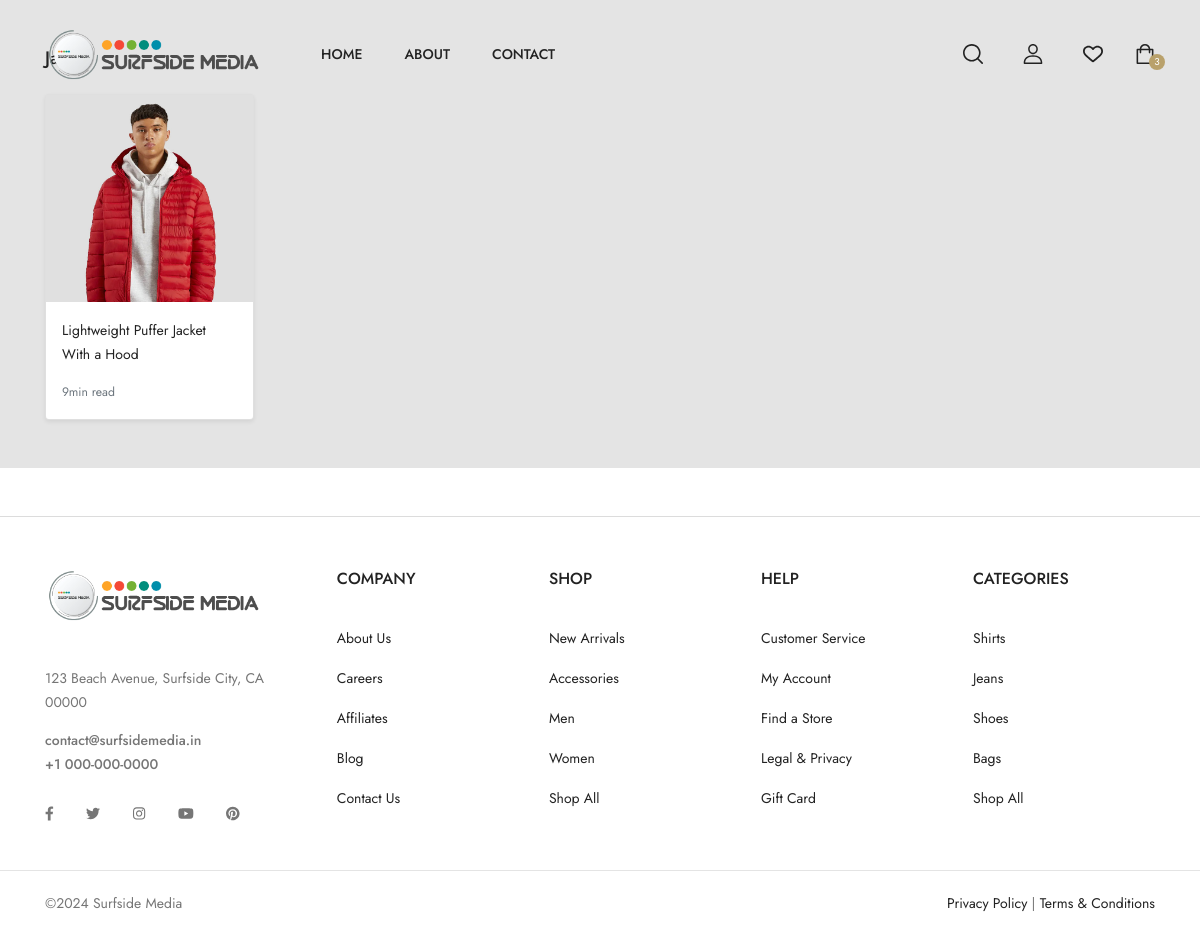
/search/jacket/, run on the app's committed database.
### store/models.py (models this page shows, shortened)
class Product(models.Model):
    category = models.ForeignKey(Category, related_name='product', on_delete=models.CASCADE)
    created_by = models.ForeignKey(User, on_delete=models.CASCADE, related_name='product_creator')
    title = models.CharField(max_length=255)
    author = models.CharField(max_length=255, default='admin')
    description = models.TextField(blank=True)
    image = models.ImageField(upload_to='images/')
    productdesc=models.TextField(blank=True)
    productadditonalinformation=models.TextField(blank=True)
    slug = models.SlugField(max_length=255)
    price = models.IntegerField(default=0)
    in_stock = models.BooleanField(default=True)
    is_active = models.BooleanField(default=True)
    created = models.DateTimeField(auto_now_add=True)
    updated = models.DateTimeField(auto_now=True)
    objects = models.Manager()
    products = ProductManager()
    class Meta:
        verbose_name_plural = 'Products'
        ordering = ('-created',)
    def get_absolute_url(self):
        return reverse('store:product_detail', args=[self.slug])

### store/views.py (the view)
# urls.py: path('search/<slug:category_slug>/', views.category_list, name='category_list'),
def category_list(request, category_slug=None):
    category = get_object_or_404(Category, slug=category_slug)
    products = Product.objects.filter(category=category)
    return render(request, 'store/products/category.html', {'category': category, 'products': products})

### templates/store/products/category.html (shortened to what this page needs)
{% extends "../base.html" %}
{% load static %}
{% block content %}
<main>
  <div class="album py-5 bg-light">
    <div class="container">
      <div class="pb-3 h5">{{category.name|title}}</div>
      <div class="row row-cols-1 row-cols-sm-2 row-cols-md-5 g-3">
        {% for product in products %}
        <div class="col">
          <div class="card shadow-sm">
          <img class="img-fluid" alt="Responsive image" src="{{ product.image.url }}">
            <div class="card-body">
              <p class="card-text">
                <a class="text-dark text-decoration-none" href="{{ product.get_absolute_url }}">{{ product.title }}</a>
              </p>
              <div class="d-flex justify-content-between align-items-center">
                <small class="text-muted">9min read</small>
              </div>
            </div>
          </div>
        </div>
        {% endfor %}
      </div>
    </div>
  </div>
</main>
{% endblock %}

### data on the page
Product: image (picture), title "Lightweight Puffer Jacket With a Hood"
